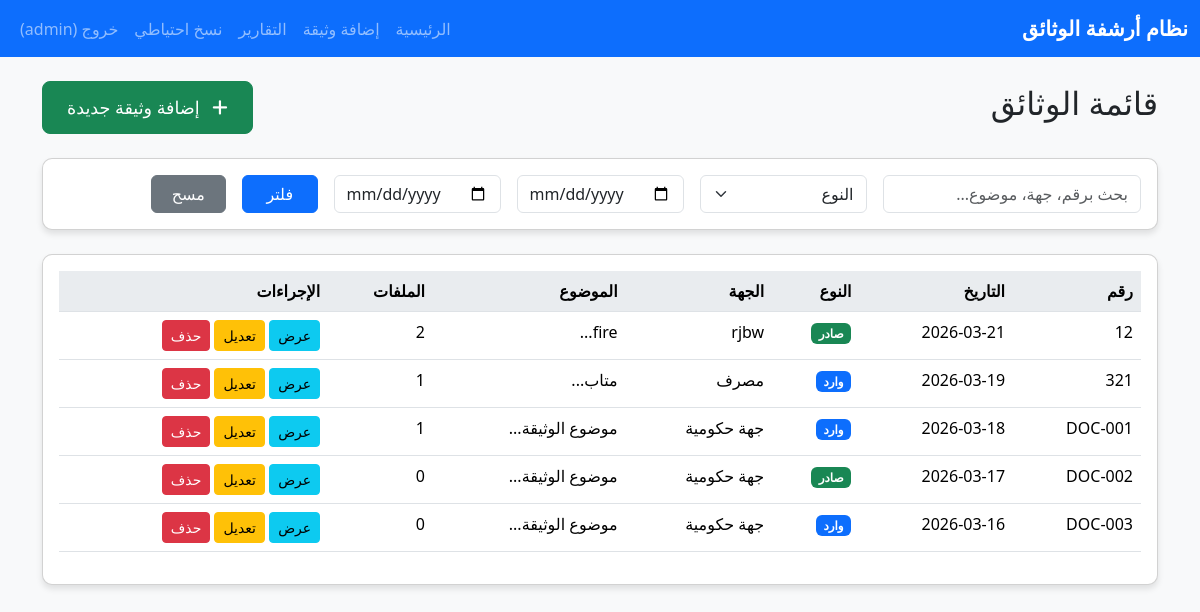
Page / (signed in) on the earlier database version.
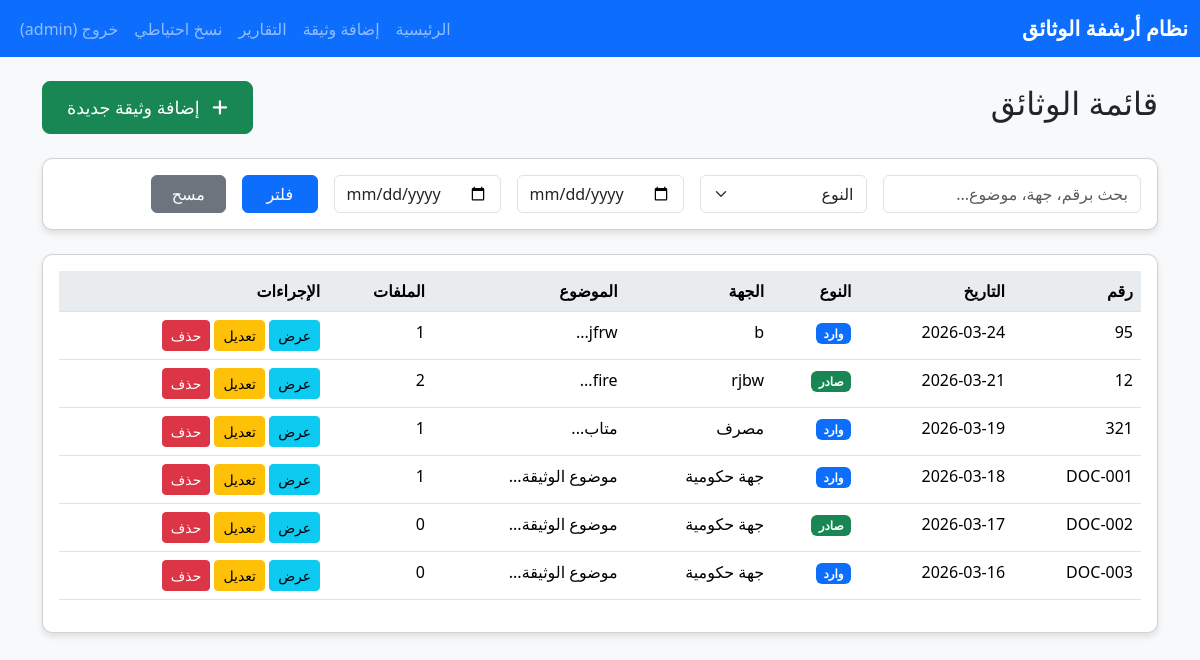
Same page on the later database version.
### models.py (models this page shows, shortened)
class User(UserMixin, db.Model):
    id = db.Column(db.Integer, primary_key=True)
    username = db.Column(db.String(80), unique=True, nullable=False)
    password_hash = db.Column(db.String(128), nullable=False)

class Document(db.Model):
    id = db.Column(db.Integer, primary_key=True)
    doc_number = db.Column(db.String(50), nullable=False)
    date = db.Column(db.Date, nullable=False)
    sender_receiver = db.Column(db.String(200), nullable=False)
    subject = db.Column(db.String(500), nullable=False)
    notes = db.Column(db.Text)
    doc_type = db.Column(db.String(10), nullable=False)  # 'incoming' or 'outgoing'
    qr_code = db.Column(db.String(128), unique=True)  # UUID for QR
    created_at = db.Column(db.DateTime, default=datetime.utcnow)
    files = db.relationship('File', backref='document', lazy=True, cascade='all, delete-orphan')

### app.py (the view)
@app.route('/')
@login_required
def dashboard():
    page = request.args.get('page', 1, type=int)
    search = request.args.get('search', '')
    doc_type = request.args.get('type', '')
    start_date = request.args.get('start_date')
    end_date = request.args.get('end_date')
    query = Document.query
    if search:
        query = query.filter(
            Document.doc_number.contains(search) |
            Document.sender_receiver.contains(search) |
            Document.subject.contains(search)
        )
    if doc_type:
        query = query.filter(Document.doc_type == doc_type)
    if start_date:
        query = query.filter(Document.date >= datetime.strptime(start_date, '%Y-%m-%d').date())
    if end_date:
        query = query.filter(Document.date <= datetime.strptime(end_date, '%Y-%m-%d').date())
    documents = query.order_by(Document.date.desc()).paginate(page=page, per_page=10, error_out=False)
    return render_template('dashboard.html', documents=documents, search=search, doc_type=doc_type, start_date=start_date, end_date=end_date)

### app.py (called while the page is built)
@login_manager.user_loader
def load_user(user_id):
    return User.query.get(int(user_id))

### templates/dashboard.html (shortened to what this page needs)
{% extends "base.html" %}
{% block content %}
<div class="d-flex justify-content-between align-items-center mb-4">
    <h2>قائمة الوثائق</h2>
    <a href="{{ url_for('add_document') }}" class="btn btn-success btn-lg">
        <i class="fas fa-plus"></i> إضافة وثيقة جديدة
    </a>
</div>
<div class="card mb-4">
    <div class="card-body">
        <form method="GET" class="row g-3">
            <div class="col-md-3">
                <input type="text" name="search" class="form-control" placeholder="بحث برقم، جهة، موضوع..." value="{{ search }}">
            </div>
            <div class="col-md-2">
                <select name="type" class="form-select">
                    <option value="">النوع</option>
                </select>
            </div>
            <div class="col-md-2">
                <input type="date" name="start_date" class="form-control" value="{{ start_date }}">
            </div>
            <div class="col-md-2">
                <input type="date" name="end_date" class="form-control" value="{{ end_date }}">
            </div>
            <div class="col-md-1">
                <button type="submit" class="btn btn-primary w-100">فلتر</button>
            </div>
            <div class="col-md-1">
                <a href="{{ url_for('dashboard') }}" class="btn btn-secondary w-100">مسح</a>
            </div>
        </form>
    </div>
</div>
<div class="card">
    <div class="card-body">
        {% if documents.items %}
        <div class="table-responsive">
            <table class="table table-hover">
                <thead>
                    <tr>
                        <th>رقم</th>
                        <th>التاريخ</th>
                        <th>النوع</th>
                        <th>الجهة</th>
                        <th>الموضوع</th>
                        <th>الملفات</th>
                        <th>الإجراءات</th>
                    </tr>
                </thead>
                <tbody>
                    {% for doc in documents.items %}
                    <tr>
                        <td>{{ doc.doc_number }}</td>
                        <td>{{ doc.date.strftime('%Y-%m-%d') }}</td>
                        <td><span class="badge bg-{% if doc.doc_type == 'وارد' %}primary{% else %}success{% endif %}">{{ doc.doc_type }}</span></td>
                        <td>{{ doc.sender_receiver }}</td>
                        <td>{{ doc.subject[:50] }}...</td>
                        <td>{{ doc.files|length }}</td>
                        <td>
                            <a href="{{ url_for('document', doc_id=doc.id) }}" class="btn btn-info btn-sm">عرض</a>
                            <a href="{{ url_for('edit_document', doc_id=doc.id) }}" class="btn btn-warning btn-sm">تعديل</a>
                            <a href="{{ url_for('delete_document', doc_id=doc.id) }}" class="btn btn-danger btn-sm" onclick="return confirm('تأكيد الحذف?')">حذف</a>
                        </td>
                    </tr>
                    {% endfor %}
                </tbody>
            </table>
        </div>
        {% else %}
        <div class="text-center py-5">
            <i class="fas fa-inbox fa-3x text-muted mb-3"></i>
            <h4>لا توجد وثائق</h4>
            <a href="{{ url_for('add_document') }}" class="btn btn-primary btn-lg">إضافة أول وثيقة</a>
        </div>
        {% endif %}
    </div>
</div>
{% endblock %}

### templates/base.html (shortened to what this page needs)
<!DOCTYPE html>
<html lang="ar" dir="rtl">
<head>
    <link href="https://cdn.jsdelivr.net/npm/bootstrap@5.3.3/dist/css/bootstrap.rtl.min.css" rel="stylesheet">
    <link href="https://cdnjs.cloudflare.com/ajax/libs/font-awesome/6.5.1/css/all.min.css" rel="stylesheet">
    <link href="{{ url_for('static', filename='css/arabic.css') }}" rel="stylesheet">
</head>
<body>
    <nav class="navbar navbar-expand-lg navbar-dark bg-primary">
        <div class="container-fluid">
            <a class="navbar-brand" href="{{ url_for('dashboard') }}">نظام أرشفة الوثائق</a>
            <div class="navbar-nav ms-auto">
                {% if current_user.is_authenticated %}
                <a class="nav-link" href="{{ url_for('dashboard') }}">الرئيسية</a>
                <a class="nav-link" href="{{ url_for('add_document') }}">إضافة وثيقة</a>
                <a class="nav-link" href="{{ url_for('reports') }}">التقارير</a>
                <a class="nav-link" href="{{ url_for('backup') }}">نسخ احتياطي</a>
                <a class="nav-link" href="{{ url_for('logout') }}">خروج ({{ current_user.username }})</a>
                {% endif %}
            </div>
        </div>
    </nav>
    <div class="container mt-4">
        {% block content %}{% endblock %}
    </div>
</body>
</html>

### static/css/arabic.css (style rules this page uses)
body { font-family: 'Segoe UI', Tahoma, Geneva, Verdana, sans-serif; background-color: #f8f9fa; }
.btn-lg { padding: 12px 24px; font-size: 1.1rem; border-radius: 8px; }
.btn { font-weight: 500; }
.card { box-shadow: 0 4px 6px rgba(0,0,0,0.1); border-radius: 10px; }
.table th { background-color: #e9ecef; border-top: none; }
.navbar-brand { font-weight: bold; font-size: 1.3rem; }
.btn-lg i { margin-left: 8px; }

Differences in the rows shown:
added Document: doc_number "95", date "2026-03-24", doc_type "وارد", sender_receiver "b", subject "jfrw", files|length "1"
